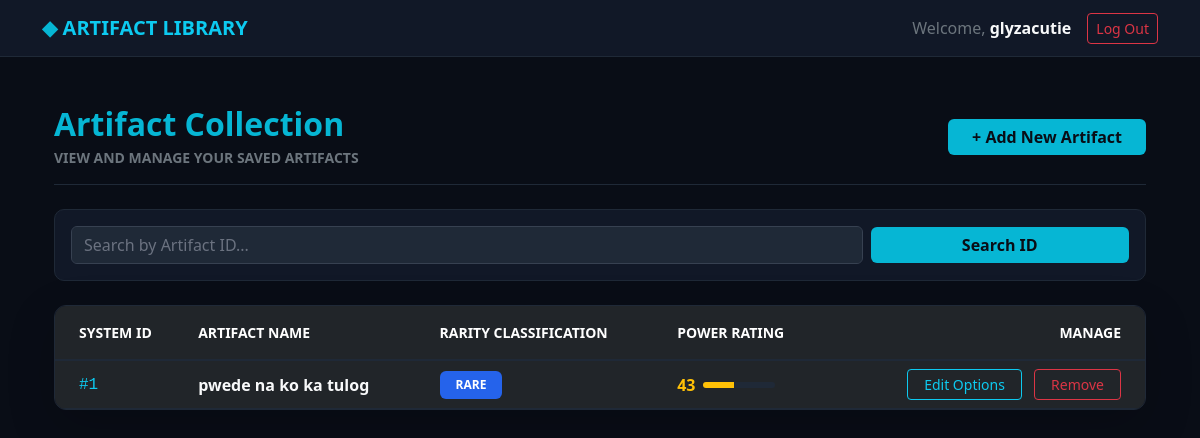
The app's page / (signed in), older data.
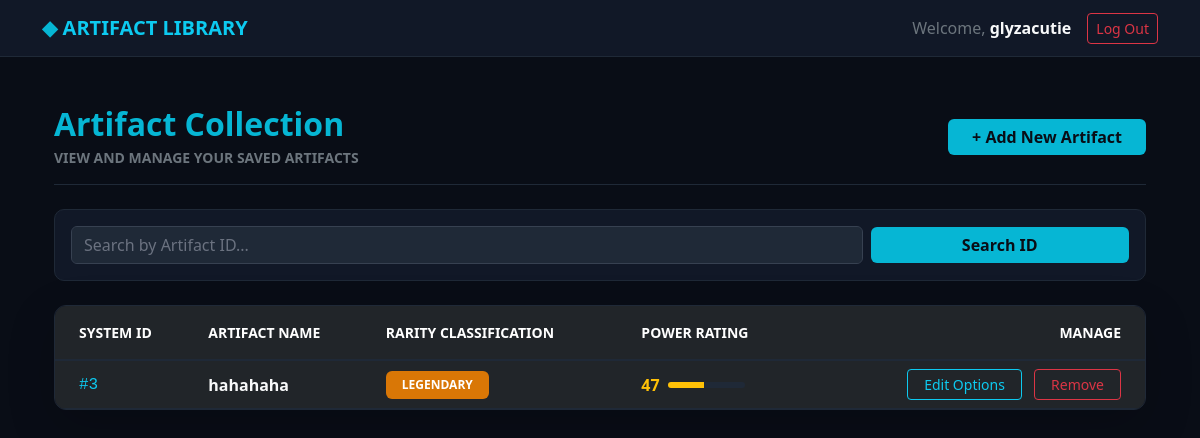
The same page, newer data.
### myapp/models.py (models this page shows, shortened)
class Artifact(models.Model):
    owner = models.ForeignKey(User, on_delete=models.CASCADE, null=True, blank=True)
    name = models.CharField(max_length=100)
    rarity = models.CharField(max_length=50)
    power = models.IntegerField()

### myapp/views.py (the view)
# urls.py: path('', views.library_view, name='home'),         # Points to your main library dashboard
@login_required(login_url='login')
def library_view(request):
    search_id = request.GET.get('search_id')
    artifacts = Artifact.objects.filter(owner=request.user)
    if search_id:
        artifacts = artifacts.filter(id=search_id)
    return render(request, 'library.html', {'artifacts': artifacts})

### myapp/templates/library.html (shortened to what this page needs)
{% extends 'base.html' %}
{% block content %}
<div class="container py-4">
    <div class="d-flex justify-content-between align-items-center mb-4 pb-3" style="border-bottom: 1px solid #1F2937;">
        <div>
            <h2 class="mb-1" style="color: #06B6D4; font-weight: 700;">Artifact Collection</h2>
            <p class="text-secondary mb-0 small text-uppercase fw-bold">View and Manage your saved Artifacts</p>
        </div>
        <a href="{% url 'create' %}" class="btn tech-btn px-4">+ Add New Artifact</a>
    </div>
    <div class="card p-3 mb-4" style="background-color: #111827; border: 1px solid #1F2937; border-radius: 10px;">
        <form method="GET" action="{% url 'home' %}" class="row g-2 align-items-center">
            <div class="col-md-9 col-sm-8">
                <input type="text" name="search_id" class="form-control tech-input" placeholder="Search by Artifact ID..." value="{{ request.GET.search_id|default:'' }}">
            </div>
            <div class="col-md-3 col-sm-4 d-flex gap-2">
                <button type="submit" class="btn tech-btn w-100">Search ID</button>
            </div>
        </form>
    </div>
    <div class="card shadow-lg" style="background-color: #111827; border: 1px solid #1F2937; border-radius: 12px; overflow: hidden;">
        <div class="table-responsive">
            <table class="table table-dark table-hover mb-0 align-middle" style="background-color: #111827;">
                <thead style="background-color: #0F172A;">
                    <tr style="border-bottom: 2px solid #1F2937; color: #9CA3AF;" class="text-uppercase small fw-bold">
                        <th class="ps-4 py-3">System ID</th>
                        <th class="py-3">Artifact Name</th>
                        <th class="py-3">Rarity Classification</th>
                        <th class="py-3">Power Rating</th>
                        <th class="pe-4 py-3 text-end">Manage</th>
                    </tr>
                </thead>
                <tbody>
                    {% for artifact in artifacts %}
                    <tr style="border-bottom: 1px solid #1F2937;">
                        <td class="ps-4 font-monospace text-info">#{{ artifact.id }}</td>
                        <td class="fw-bold text-light">{{ artifact.name }}</td>
                        <td>
                            {% if artifact.rarity == "Mythical" %}
                                <span class="badge px-3 py-2 text-uppercase" style="background-color: #7c4dff; color: #ffffff;">Mythical</span>
                            {% elif artifact.rarity == "Legendary" %}
                                <span class="badge px-3 py-2 text-uppercase" style="background-color: #D97706; color: #ffffff;">Legendary</span>
                            {% elif artifact.rarity == "Rare" %}
                                <span class="badge px-3 py-2 text-uppercase" style="background-color: #2563EB; color: #ffffff;">Rare</span>
                            {% else %}
                                <span class="badge px-3 py-2 text-uppercase" style="background-color: #4B5563; color: #E5E7EB;">Common</span>
                            {% endif %}
                        </td>
                        <td>
                            <div class="d-flex align-items-center gap-2">
                                <span class="fw-bold text-warning">{{ artifact.power }}</span>
                                <div class="progress w-50" style="height: 6px; background-color: #1F2937;">
                                    <div class="progress-bar bg-warning" role="progressbar" style="width: {{ artifact.power }}%"></div>
                                </div>
                            </div>
                        </td>
                        <td class="pe-4 text-end">
                            <a href="{% url 'update_artifact' artifact.id %}" class="btn btn-sm btn-outline-info me-2 px-3">Edit Options</a>
                            <button type="button" class="btn btn-sm btn-outline-danger px-3" data-bs-toggle="modal" data-bs-target="#deleteModal{{ artifact.id }}">
                                Remove
                            </button>
                        </td>
                    </tr>
                    {% endfor %}
                </tbody>
            </table>
        </div>
    </div>
</div>
{% endblock %}

### myapp/templates/base.html (shortened to what this page needs)
<!DOCTYPE html>
<html lang="en">
<head>
    <link href="https://cdn.jsdelivr.net/npm/bootstrap@5.3.0/dist/css/bootstrap.min.css" rel="stylesheet">
</head>
<body>
    <nav class="navbar navbar-expand-lg navbar-dark navbar-custom mb-4">
        <div class="container">
            <a class="navbar-brand fw-bold text-info" href="{% url 'home' %}">
                <span style="color: #06B6D4;">&#9670;</span> ARTIFACT LIBRARY
            </a>
            {% if user.is_authenticated %}
                <div class="d-flex align-items-center">
                    <span class="navbar-text text-secondary me-3">Welcome, <strong class="text-light">{{ user.username }}</strong></span>
                    <a href="{% url 'logout' %}" class="btn btn-outline-danger btn-sm">Log Out</a>
                </div>
            {% endif %}
        </div>
    </nav>
    <div class="container">
        {% block content %}
        {% endblock %}
    </div>
</body>
</html>

### myapp/templates/base.html (style rules this page uses)
body { background-color: #090D16 !important; color: #E5E7EB; font-family: 'Segoe UI', Tahoma, Geneva, Verdana, sans-serif; }
.navbar-custom { background-color: #111827 !important; border-bottom: 1px solid #1F2937; }

### myapp/templates/library.html (style rules this page uses)
.tech-input { background-color: #1F2937 !important; border: 1px solid #374151 !important; color: #FFFFFF !important; }
.tech-input::placeholder { color: #6B7280 !important; }
.tech-btn { background-color: #06B6D4 !important; border: none !important; color: #090D16 !important; font-weight: 700 !important; }

Row changes from the older to the newer data that the page shows:
removed Artifact: id "1", name "pwede na ko ka tulog", rarity "RARE", power "43"
added Artifact: id "3", name "hahahaha", rarity "LEGENDARY", power "47"
